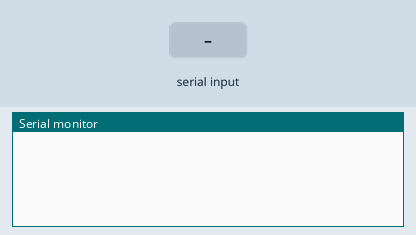
Recording of a sketch running on a simulated Arduino Mega 2560, built with avr-gcc and run on an emulated ATmega2560. Parts: the last lines printed to the serial monitor. The inputs (shaded band) are chosen by the test bench.

Above: at 1.2 s.
1.3 s: "1" received over the second serial link
At 2.44 s:
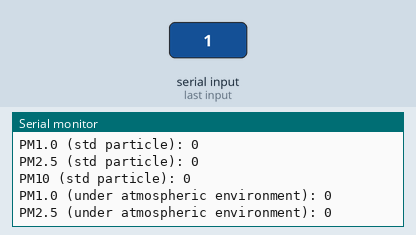
At 3.0 s:
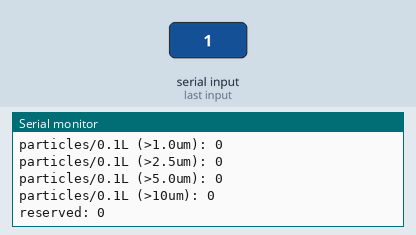
Timing chart, 0 to 4.5 s (numbered marks = the images above; inputs shaded):
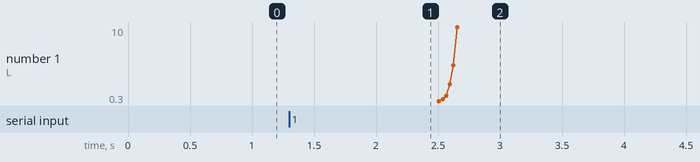

The sketch:

PMS5003AQISensorRead.ino
```cpp
/*
  PMS5003 AQI Sensor Reader
  Reads the sensor via UART and prints out the values and their labels

  Circuit:
  * Sensor TX: Arduino Serial1 RX
  * Sensor RX: Arduino Serial1 TX
  * GND: Arduino Ground
  * Vcc: Arduino 5V supply. Note that it needs 5V, not 3.3V

  created 22 Jun 2023
  by Tom Igoe
*/

// a buffer for the processed data readings:
int readings[13];

// names of each of the data readings (for printing, from the data sheet):
String readingNames[] = {
  "PM1.0 (std particle)",
  "PM2.5 (std particle)",
  "PM10 (std particle)",
  "PM1.0 (under atmospheric environment)",
  "PM2.5 (under atmospheric environment)",
  "PM10 (under atmospheric environment)",
  "particles/0.1L (>0.3um)",
  "particles/0.1L (>0.5um)",
  "particles/0.1L (>1.0um)",
  "particles/0.1L (>2.5um)",
  "particles/0.1L (>5.0um)",
  "particles/0.1L (>10um)",
  "reserved"
};

void setup() {
  // Setup the two UARTs for USB-serial and the sensor:
  Serial.begin(9600);
  Serial1.begin(9600);
}

void loop() {
  // a buffer for the raw bytes from the sensor:
  byte dataBuffer[32];
  // read into the buffer until you hit 0x42:
  int result = Serial1.readBytesUntil(0x42, dataBuffer, 32);
  // if you got no data, skip the rest of the loop:
  if (result <= 0) return;
  // if you got a full buffer (31 bytes), process it and print it:

  if (processData(dataBuffer, result)) {
    // print all the readings:
    for (int r = 0; r < 13; r++) {
      Serial.print(readingNames[r]);
      Serial.print(": ");
      Serial.println(readings[r]);
    }
  }
}

int processData(byte buffer[], int bufferLength) {
  //  if the first byte is not 0x4D, return error -1:
  if (buffer[0] != 0x4D) return -1;

  // get the data length from the buffer:
  int dataLength = (buffer[1] << 8) + buffer[2];
  // The buffer includes the second header byte
  // and these data length bytes. The actual data starts
  // after that, so bufferLength is 3 bytes longer than dataLength.
  // if the two don't match, return error -2:
  if (dataLength != bufferLength - 3) return -2;

  // calculate checksum including the first header byte (0x42):
  int checksum = 0x42;
  for (int i = 0; i < 29; i++) {
    checksum += buffer[i];
  }
  // get the checksum value from the buffer:
  int checksumValue = (buffer[29] << 8) + buffer[30];
  // if the checksum is wrong, return error -3;
  if (checksum != checksumValue) return -3;

  // boil the next 26 bytes down into 13 data readings:
  for (int r = 0; r < 13; r++) {
    // calculate the actual reading values:
    // you're starting with byte 3 of the buffer:
    int offset = 3;
    // and each reading includes two of the buffer's bytes:
    int bufferIndex = (r * 2) + offset;
    // combine a byte and the one next to it:
    readings[r] = (buffer[bufferIndex] << 8) + buffer[bufferIndex + 1];
  }
  // return success:
  return 1;

  // here's a guide to which readings are in which buffer positions:
  // int pm1Std = (buffer[3] << 8) + buffer[4];
  // int pm25Std = (buffer[5] << 8) + buffer[6];
  // int pm10Std = (buffer[7] << 8) + buffer[8];
  // int pm1Atmo = (buffer[9] << 8) + buffer[10];
  // int pm25Atmo = (buffer[11] << 8) + buffer[12];
  // int pm10Atmo = (buffer[13] << 8) + buffer[14];
  // int particle03 = (buffer[15] << 8) + buffer[16];
  // int particle05 = (buffer[17] << 8) + buffer[18];
  // int particle1 = (buffer[19] << 8) + buffer[20];
  // int particle25 = (buffer[21] << 8) + buffer[22];
  // int particle50 = (buffer[23] << 8) + buffer[24];
  // int particle10 = (buffer[25] << 8) + buffer[26];
  // reserved: buffer 27 and 28
}
```

Measured:
- after the input at 1.3 s, the serial monitor: prints a new line after 1.0 s (image 1)
